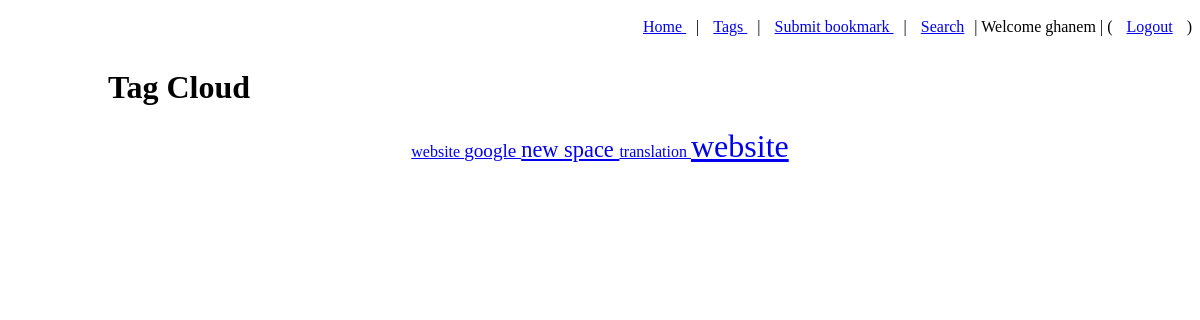
Page /tag/ (signed in) on the committed database.
### bookmarks/models.py (models this page shows, shortened)
class Tag(models.Model):
    name = models.CharField(max_length = 64, unique = True)
    bookmarks = models.ManyToManyField(Bookmark, related_name='tags')

### bookmarks/views.py (the view)
# urls.py: url(r'^tag/$', views.tag_cloud_page, name='tags_page'),
def tag_cloud_page(request):
    MAX_WEIGHT = 5
    tags = Tag.objects.all().order_by('name')
    min_count = max_count = tags[0].bookmarks.count()
    for tag in tags:
        tag.count = tag.bookmarks.count()
        if tag.count < min_count:
            min_count = tag.count
        if max_count < tag.count:
            max_count = tag.count
    range = float(max_count - min_count)
    if range == 0.0:
        range = 1.0
    for tag in tags:
        tag.weight = int(
            MAX_WEIGHT*(tag.count - min_count) / range
        )
    return render(request, 'bookmarks/tag_cloud_page.html', {'tags':tags})

### bookmarks/templates/bookmarks/tag_cloud_page.html (shortened to what this page needs)
{% extends "base.html" %}
{% block head %}
    Tag Cloud
{% endblock head %}
{% block content %}
    <div id="tag-cloud">
       {% for tag in tags %}
       <a class="tag-cloud-{{tag.weight}}" href="{% url 'tag_page' tag.pk %}">
            {{tag.name}}
        </a>
       {% endfor %}
    </div>
{% endblock content %}

### templates/base.html (shortened to what this page needs)
{% load staticfiles %}
<!DOCTYPE html>
<html lang="en">
<head>
    <link rel="stylesheet" href="{% static 'css/main.css' %}">
</head>
<body>
    <div id="nav">
        <a href="{% url 'home' %}">Home </a><span>|</span>
        <a href="{% url 'tags_page' %}">Tags </a><span>|</span>
        {% if user.is_authenticated %}
        <a href="{% url 'save' %}">Submit bookmark </a><span>|</span>
        <a href="{% url 'search_page' %}">Search</a><span>|</span>
        Welcome {{user.username}} <span>|</span>
        ( <a href="{% url 'logout' %}">Logout</a> )
        {% else %}
        <a href="{% url 'login' %}">Login </a><span>|</span>
        <a href="{% url 'signup' %}">Sign up</a>
        {% endif %}
    </div>
    <div class="container">
        <h1>{% block head %}{% endblock head %}</h1>
        {% block content %}{% endblock content %}
    </div>
</body>
</html>

### static/css/main.css (style rules this page uses)
#nav { float: right; padding-top: 10px; }
#nav a { padding-right: 10px; padding-left: 10px; }
.container { padding-top: 40px; padding-right: 100px; padding-left: 100px; }
#tag-cloud { text-align: center; }
#tag-cloud a { margin: 0 a.2em; }
.tag-cloud-0 { font-size: 100% }
.tag-cloud-1 { font-size: 120% }
.tag-cloud-2 { font-size: 140% }
.tag-cloud-5 { font-size: 200% }

### rows in the picture
Tag: name "website"
Tag: name "google"
Tag: name "new space"
Tag: name "translation"
Tag: name "website"

### other values in the picture
{{ user.username }} "ghanem"
